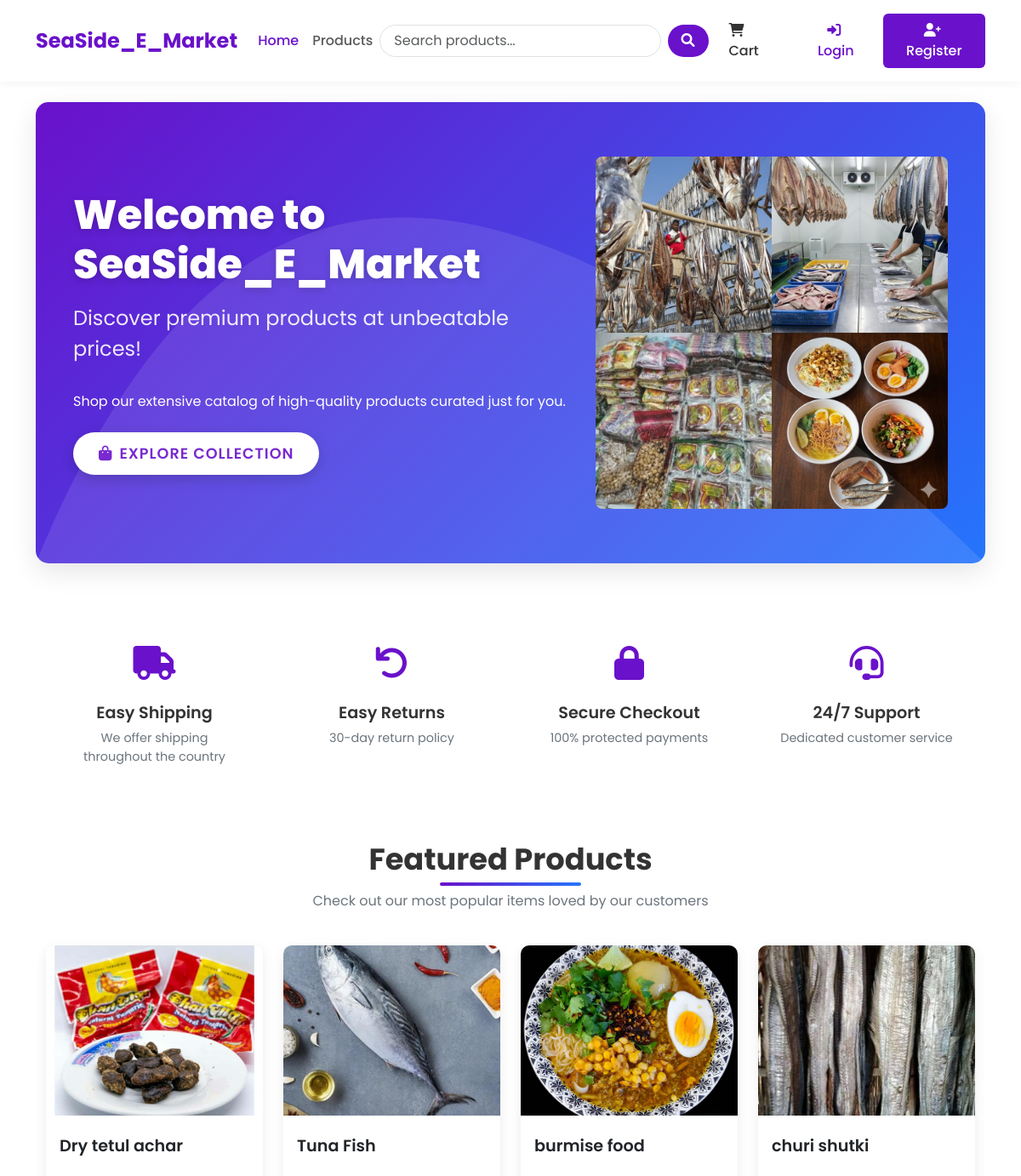
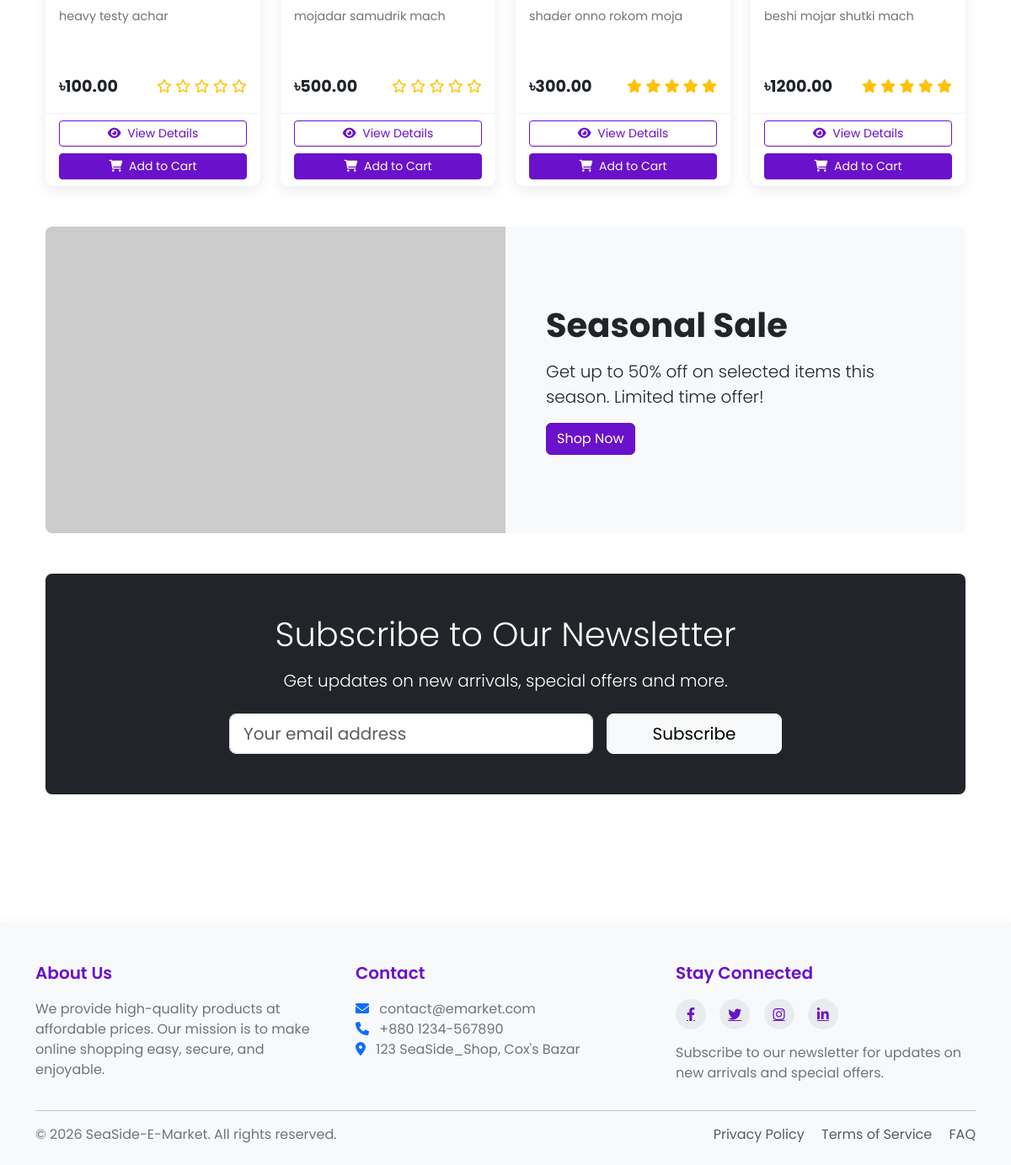
The page / on the database its author committed (2 pictures, top to bottom).
### SeaSide_Shop/models.py (models this page shows, shortened)
class Product(models.Model):
    name = models.CharField(max_length=100)
    slug = models.SlugField(max_length=200, unique=True)
    category = models.ForeignKey(Category, on_delete=models.CASCADE, related_name='products')
    description = models.TextField()
    price = models.DecimalField(max_digits=10, decimal_places=2) # 405.99
    stock = models.PositiveBigIntegerField(default=1)
    available = models.BooleanField(default=True)
    created_at = models.DateTimeField(auto_now_add=True)
    updated_at = models.DateTimeField(auto_now=True)
    image = models.ImageField(upload_to='products/%Y/%m/%d') # products/25/10/2025
    def average_rating(self):
        ratings = self.ratings.all()
        if ratings.count() > 0:
            return sum([i.rating for i in ratings])/ratings.count()
        return 0

### SeaSide_Shop/views.py (the view)
# urls.py: 2. Add a URL to urlpatterns:  path('', views.home, name='home')
def home(request):
    featured_products = Product.objects.filter(available=True).order_by('-created_at')[:8] # descending order
    categories = Category.objects.all()
    return render(request, 'SeaSide_Shop/home.html', {'featured_products' : featured_products, 'categories' : categories})

### SeaSide_Shop/context_processors.py (called while the page is built)
def cart_items_count(request):
    if request.user.is_authenticated:
        try:
            cart = Cart.objects.get(user=request.user)
            return {'cart_items_count' : cart.get_total_items()}
        except Cart.DoesNotExist:
            return {'cart_items_count' : 0}
    return {'cart_items_count' : 0}

### templates/SeaSide_Shop/home.html (shortened to what this page needs)
{% extends 'base.html' %}
{% load static %}
{% block content %}
<div class="hero-section">
    <div class="container">
        <div class="row align-items-center">
            <div class="col-lg-7">
                <h1 class="hero-title">Welcome to SeaSide_E_Market</h1>
                <p class="hero-subtitle">Discover premium products at unbeatable prices!</p>
                <p class="mb-4">Shop our extensive catalog of high-quality products curated just for you.</p>
                <a class="btn hero-btn" href="{% url 'product_list' %}">
                    <i class="fas fa-shopping-bag me-2"></i>Explore Collection
                </a>
            </div>
            <div class="col-lg-5 d-none d-lg-block">
                <div class="text-center">
                    <img src="{% static 'welcome.jpg' %}" alt="Welcome to SeaSide E-market" class="img-fluid rounded-3">
                </div>
            </div>
        </div>
    </div>
</div>
<div class="container mb-5">
    <div class="row g-4">
        <div class="col-md-3">
            <div class="feature-item">
                <div class="feature-icon">
                    <i class="fas fa-truck"></i>
                </div>
                <h3 class="feature-title">Easy Shipping</h3>
                <p class="feature-desc">We offer shipping throughout the country</p>
            </div>
        </div>
        <div class="col-md-3">
            <div class="feature-item">
                <div class="feature-icon">
                    <i class="fas fa-undo"></i>
                </div>
                <h3 class="feature-title">Easy Returns</h3>
                <p class="feature-desc">30-day return policy</p>
            </div>
        </div>
        <div class="col-md-3">
            <div class="feature-item">
                <div class="feature-icon">
                    <i class="fas fa-lock"></i>
                </div>
                <h3 class="feature-title">Secure Checkout</h3>
                <p class="feature-desc">100% protected payments</p>
            </div>
        </div>
        <div class="col-md-3">
            <div class="feature-item">
                <div class="feature-icon">
                    <i class="fas fa-headset"></i>
                </div>
                <h3 class="feature-title">24/7 Support</h3>
                <p class="feature-desc">Dedicated customer service</p>
            </div>
        </div>
    </div>
</div>
<div class="container">
    <div class="section-header">
        <h2 class="section-title">Featured Products</h2>
        <p class="section-subtitle">Check out our most popular items loved by our customers</p>
    </div>
    <div class="row row-cols-1 row-cols-md-2 row-cols-lg-4 g-4">
        {% for product in featured_products %}
        <div class="col">
            <div class="card h-100 product-card">
                <div class="product-img-container">
                    {% if product.image %}
                    <img src="{{ product.image.url }}" class="product-img" alt="{{ product.name }}">
                    {% else %}
                    <div class="bg-light text-center p-5">
                        <i class="fas fa-image fa-3x text-muted"></i>
                    </div>
                    {% endif %}
                </div>
                <div class="card-body">
                    <h5 class="product-title">{{ product.name }}</h5>
                    <p class="product-desc">{{ product.description|truncatechars:100 }}</p>
                    <div class="d-flex justify-content-between align-items-center">
                        <span class="product-price">৳{{ product.price }}</span>
                        <div class="rating">
                            {% for i in "12345" %}
                            {% if forloop.counter <= product.average_rating %}
                            <i class="fas fa-star"></i>
                            {% else %}
                            <i class="far fa-star"></i>
                            {% endif %}
                            {% endfor %}
                        </div>
                    </div>
                </div>
                <div class="card-footer">
                    <div class="d-grid gap-2">
                        <a href="{% url 'product_detail' product.slug %}" class="btn btn-sm btn-outline-primary">
                            <i class="fas fa-eye me-1"></i> View Details
                        </a>
                        <form action="{% url 'cart_add' product.id %}" method="post">
                            <button type="submit" class="btn btn-sm btn-primary w-100">
                                <i class="fas fa-shopping-cart me-1"></i> Add to Cart
                            </button>
                        </form>
                    </div>
                </div>
            </div>
        </div>
        {% empty %}
        <div class="col-12">
            <div class="alert alert-info">No featured products available at the moment.</div>
        </div>
        {% endfor %}
    </div>
</div>
<div class="container mt-5 mb-5">
    <div class="card border-0 bg-light rounded-3 overflow-hidden">
        <div class="row g-0">
            <div class="col-md-6 d-none d-md-block">
 <img src="https://placehold.co/600x400/2575fc/FFFFFF.png?text=Seasonal+Sale+50%+Off" alt="Seasonal sale" class="img-fluid" style="height: 100%; object-fit: cover;">            </div>
            <div class="col-md-6 p-5 d-flex align-items-center">
                <div>
                    <h3 class="display-6 fw-bold mb-3">Seasonal Sale</h3>
                    <p class="lead">Get up to 50% off on selected items this season. Limited time offer!</p>
                    <a href="{% url 'product_list' %}" class="btn btn-primary">Shop Now</a>
                </div>
            </div>
        </div>
    </div>
</div>
<div class="container my-5">
    <div class="card border-0 bg-dark text-white p-5 rounded-3">
        <div class="row justify-content-center">
            <div class="col-md-8 text-center">
                <h3 class="display-6 mb-3">Subscribe to Our Newsletter</h3>
                <p class="lead mb-4">Get updates on new arrivals, special offers and more.</p>
                <form class="row g-3 justify-content-center">
                    <div class="col-md-8">
                        <input type="email" class="form-control form-control-lg" placeholder="Your email address">
                    </div>
                    <div class="col-md-4">
                        <button type="submit" class="btn btn-light btn-lg w-100">Subscribe</button>
                    </div>
                </form>
            </div>
        </div>
    </div>
</div>
{% endblock %}

### templates/SeaSide_Shop/home.html (style rules this page uses)
.hero-section { background: linear-gradient(135deg, #6a11cb 0%, #2575fc 100%); color: white; border-radius: 15px; overflow: hidden; position: relative; padding: 4rem 2rem; margin-bottom: 4rem; box-shadow: 0 10px 30px rgba(0, 0, 0, 0.1); }
.hero-section::before { content: ""; position: absolute; top: 0; left: 0; width: 100%; height: 100%; background-size: 100% 100%; }
.hero-title { font-weight: 800; font-size: 3rem; margin-bottom: 1rem; text-shadow: 0 2px 10px rgba(0, 0, 0, 0.2); }
.hero-subtitle { font-size: 1.5rem; margin-bottom: 2rem; opacity: 0.9; }
.hero-btn { padding: 12px 30px; font-size: 1.1rem; text-transform: uppercase; font-weight: 600; letter-spacing: 1px; border-radius: 50px; transition: all 0.3s ease; box-shadow: 0 5px 15px rgba(0, 0, 0, 0.2); background-color: white; color: #6a11cb; border: none; }
.section-header { text-align: center; margin-bottom: 2.5rem; position: relative; }
.section-title { font-weight: 700; font-size: 2.2rem; color: #333; margin-bottom: 1rem; position: relative; display: inline-block; }
.section-title:after { content: ''; position: absolute; width: 50%; height: 4px; background: linear-gradient(to right, #6a11cb, #2575fc); bottom: -10px; left: 25%; border-radius: 10px; }
.section-subtitle { color: #6c757d; max-width: 600px; margin: 0 auto; }
.product-card { border: none; border-radius: 15px; overflow: hidden; transition: all 0.3s ease; box-shadow: 0 5px 15px rgba(0, 0, 0, 0.05); }
.product-img-container { height: 200px; overflow: hidden; position: relative; }
.product-img { width: 100%; height: 100%; object-fit: cover; transition: transform 0.5s ease; }
.product-title { font-weight: 600; font-size: 1.2rem; margin-top: 0.5rem; overflow: hidden; text-overflow: ellipsis; display: -webkit-box; -webkit-line-clamp: 2; -webkit-box-orient: vertical; height: 3rem; }
.product-desc { color: #6c757d; font-size: 0.9rem; margin-bottom: 1rem; overflow: hidden; text-overflow: ellipsis; display: -webkit-box; -webkit-line-clamp: 3; -webkit-box-orient: vertical; height: 4rem; }
.product-price { font-weight: 700; color: #212529; font-size: 1.2rem; }
.rating { color: #ffc107; }
.card-footer { background-color: white; border-top: 1px solid rgba(0, 0, 0, 0.05); }
.btn-outline-primary { border-color: #6a11cb; color: #6a11cb; }
.btn-primary { background-color: #6a11cb; border-color: #6a11cb; }
.feature-item { text-align: center; padding: 1.5rem; }
.feature-icon { font-size: 2.5rem; margin-bottom: 1rem; color: #6a11cb; }
.feature-title { font-weight: 600; font-size: 1.2rem; margin-bottom: 0.5rem; }
.feature-desc { color: #6c757d; font-size: 0.9rem; }

### templates/base.html (style rules this page uses)
:root { --primary-color: #6a11cb; --primary-dark: #5a0cb8; --primary-light: #7c4ddb; --secondary-color: #2575fc; --text-color: #333333; --text-light: #6c757d; --bg-light: #f8f9fa; --border-radius: 10px; --box-shadow: 0 5px 15px rgba(0,0,0,0.08); }
body { font-family: 'Poppins', sans-serif; color: var(--text-color); display: flex; flex-direction: column; min-height: 100vh; }
.product-card { border: none; border-radius: var(--border-radius); overflow: hidden; transition: transform 0.3s, box-shadow 0.3s; box-shadow: var(--box-shadow); }
.rating { color: #ffc107; }
.btn-primary { background-color: var(--primary-color); border-color: var(--primary-color); }
.btn-outline-primary { border-color: var(--primary-color); color: var(--primary-color); }

### rows shown on the page
Product: image (picture), name "Dry tetul achar", description "heavy testy achar", price "100.00"
Product: image (picture), name "Tuna Fish", description "mojadar samudrik mach", price "500.00"
Product: image (picture), name "burmise food", description "shader onno rokom moja", price "300.00"
Product: image (picture), name "churi shutki", description "beshi mojar shutki mach", price "1200.00"
